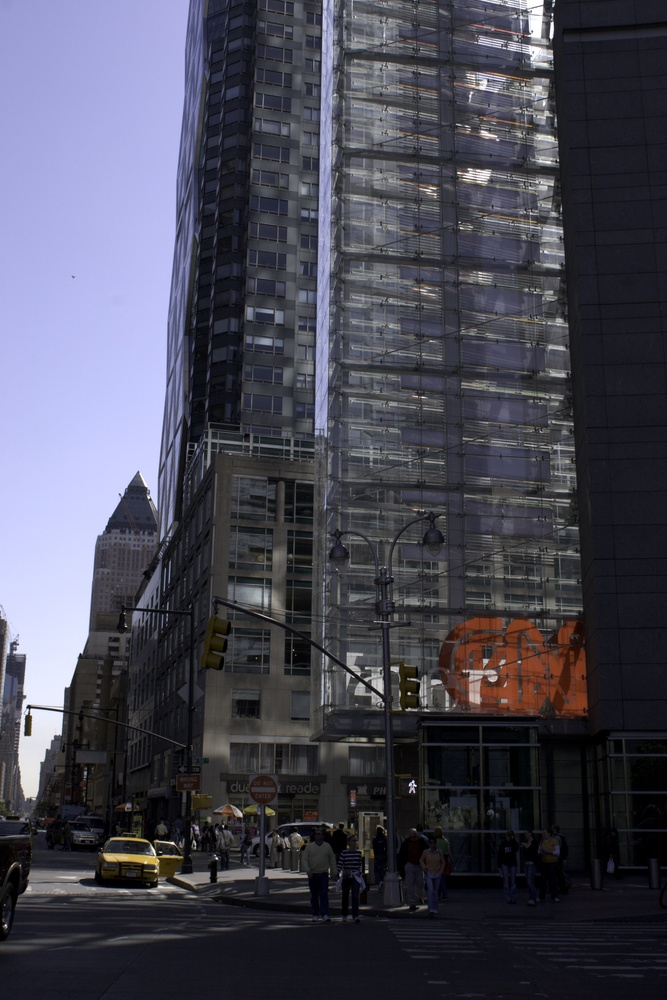
#> input picture datasets/a0012-kme_143.jpg, 667 x 1000 px, shrunk from 2336 x 3504 before the run; its folder holds only this picture in this run
$ python preproccess_crop.py   (older library calls are emulated)
#> lines starting #> are read from the running program, lines starting #| are printed output that depends on the picture
import os
import random
import cv2
import numpy as np

def count_images(input_folder):
    image_count = 0
    for root, _, filenames in os.walk(input_folder):
        for filename in filenames:
            if filename.lower().endswith(".jpg"):
                image_count += 1
#> in preprocess_images, image is the input picture: shape (1000, 667, 3); mean B, G, R 84.4, 71.5, 71.7
    return image_count

def random_crop(image, crop_height, crop_width):
    height, width = image.shape[:2]
    if width < crop_width or height < crop_height:
        return None

    left = random.randint(0, width - crop_width)
    upper = random.randint(0, height - crop_height)
    right = left + crop_width
    lower = upper + crop_height

    return image[upper:lower, left:right]

def crop_with_highest_variance(image, crop_height, crop_width, num_crops):
    max_variance = 0
    best_crop = None

    for _ in range(num_crops):
        cropped_image = random_crop(image, crop_height, crop_width)
        if cropped_image is not None:
            crop_array = np.array(cropped_image)
            variance = np.var(crop_array)

            if variance > max_variance:
                max_variance = variance
                best_crop = cropped_image

    return best_crop

def preprocess_image(image, crop_height, crop_width, num_crops, grayscale=True, equalize_hist=True, edge_detection=True, normalize=True):
    # Convert to grayscale
#> called with crop_height = 128, crop_width = 128, num_crops = 10, grayscale = True, equalize_hist = True, edge_detection = True, normalize = True
    if grayscale:
        image = cv2.cvtColor(image, cv2.COLOR_BGR2GRAY)
#> image: shape (1000, 667)

    # Histogram equalization
    if equalize_hist:
        image = cv2.equalizeHist(image)
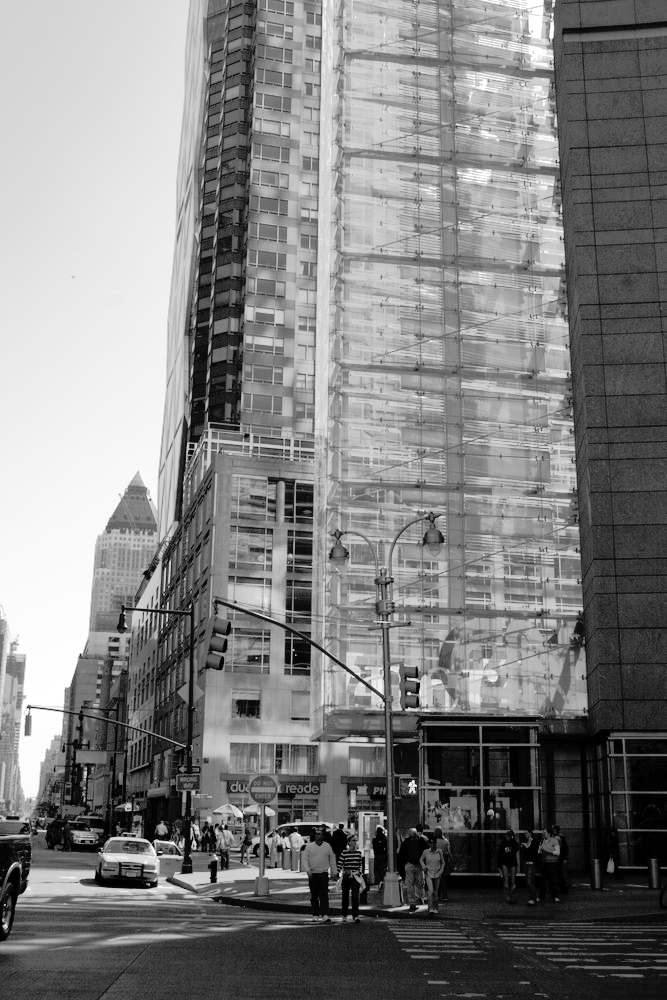
#> image: shape (1000, 667); min 0, max 255, mean 127.6

    # Apply Sobel filter for edge detection
    if edge_detection:
        sobel_x = cv2.Sobel(image, cv2.CV_64F, 1, 0, ksize=3)
        sobel_y = cv2.Sobel(image, cv2.CV_64F, 0, 1, ksize=3)
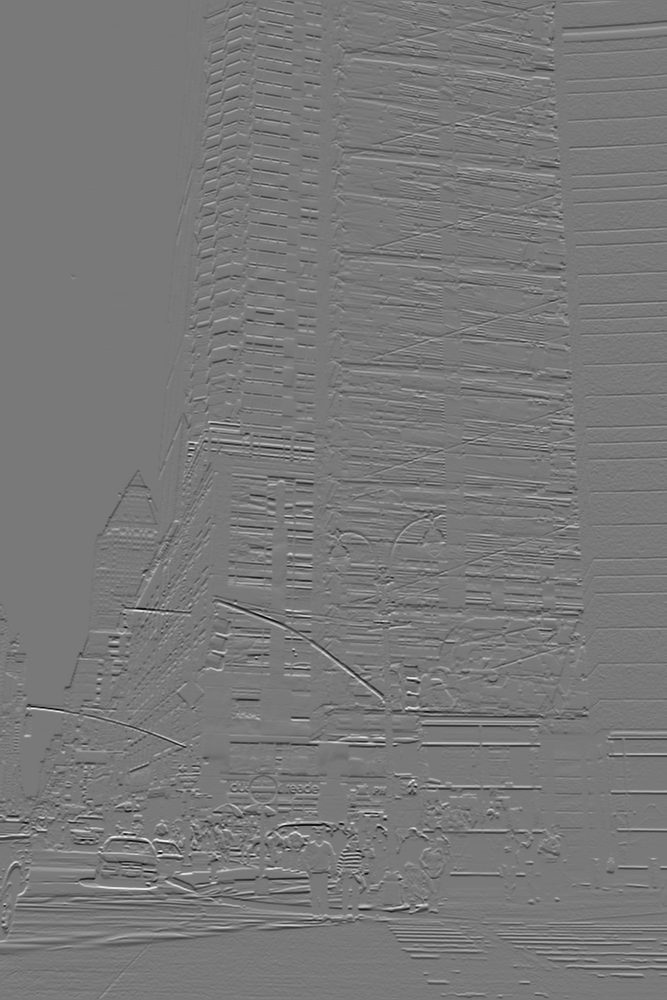
#> sobel_y: shape (1000, 667) float64; min -865, max 953, mean -1; drawn with min black and max white
        image = np.sqrt(np.square(sobel_x) + np.square(sobel_y))
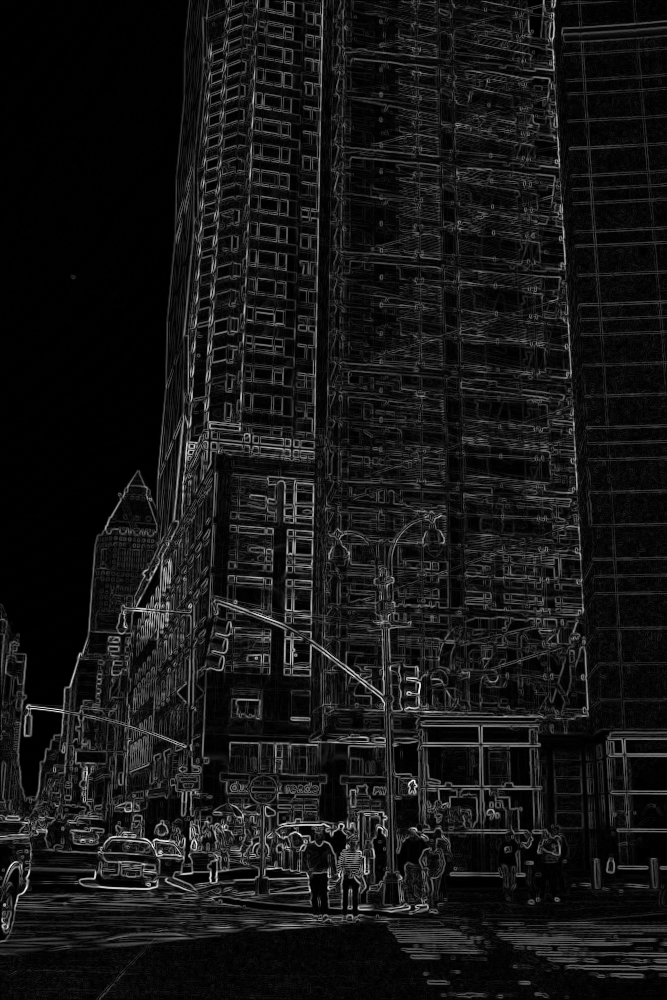
#> image: shape (1000, 667) float64; min 0, max 955.2, mean 82.5; drawn with min black and max white

    # Normalize pixel values to [0, 1]
    if normalize:
        image = image / np.max(image)

    # Select the crop with the highest variance
    cropped_image = crop_with_highest_variance(image, crop_height, crop_width, num_crops)
#> the loop in crop_with_highest_variance, `for _ in range(num_crops):` made 10 passes
#> (variance, max_variance) on passes 1, 3, 7, 9: (0.015, 0.015), (0.018, 0.018), (0.0197, 0.0197), (0.0278, 0.0278)
#> variance on passes 2, 4, 5, 6, 8, 10: 0.00797, 0.00795, 0.0106, 0.0167, 0.0148, 0.0146
#> pass 1, in crop_with_highest_variance, `cropped_image = random_crop(image, crop_height, crop_width)`:
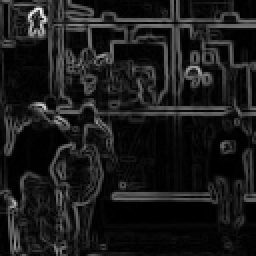
#> cropped_image: shape (128, 128) float64 (shown 2 times larger); min 0, max 0.955, mean 0.105
#> pass 3, in crop_with_highest_variance, `cropped_image = random_crop(image, crop_height, crop_width)`:
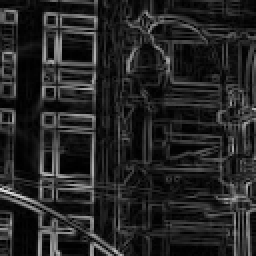
#> cropped_image: shape (128, 128) float64 (shown 2 times larger); min 0, max 0.892, mean 0.143
#> after the loop in crop_with_highest_variance, `for _ in range(num_crops):`:
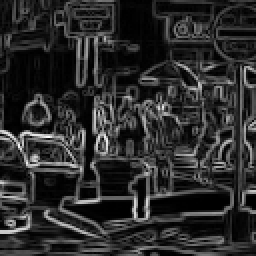
#> best_crop: shape (128, 128) float64 (shown 2 times larger); min 0, max 1, mean 0.172
#> after the loop in crop_with_highest_variance, `for _ in range(num_crops):`:
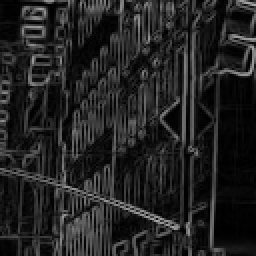
#> crop_array: shape (128, 128) float64 (shown 2 times larger); min 0, max 0.692, mean 0.135
#> after the loop in crop_with_highest_variance, `for _ in range(num_crops):`: max_variance = 0.0278

    return cropped_image

def preprocess_images(input_folder, output_folder, crop_height, crop_width, num_crops, grayscale=True, equalize_hist=True, edge_detection=True, normalize=True):
    output_folder = f"{output_folder}{crop_height}{'x'}{crop_width}_{'grayscale' if grayscale else 'no_grayscale'}_{'equalize_hist' if equalize_hist else 'no_equalize_hist'}_{'edge_detection' if edge_detection else 'no_edge_detection'}_{'normalize' if normalize else 'no_normalize'}"
    total_images = count_images(input_folder)
    processed_images = 0

    for root, _, filenames in os.walk(input_folder):
        for filename in filenames:
            if filename.lower().endswith(".jpg"):
                image_path = os.path.join(root, filename)
                image = cv2.imread(image_path)
                preprocessed_image = preprocess_image(image, crop_height, crop_width, num_crops, grayscale, equalize_hist, edge_detection, normalize)

                if preprocessed_image is not None:
                    rel_dir = os.path.relpath(root, input_folder)
                    output_dir = os.path.join(output_folder, rel_dir)

                    if not os.path.exists(output_dir):
                        os.makedirs(output_dir)

                    output_path = os.path.join(output_dir, filename)
                    cv2.imwrite(output_path, preprocessed_image * 255)

                processed_images += 1
                print(f"Processing image {processed_images} of {total_images}")


input_folder = "/Users/yurirykhlo/dev/ECE460JFinalPrject/datasets/"
output_folder = "/Users/yurirykhlo/dev/ECE460JFinalPrject/preproccessed_datasets/"

#images smaller than crop_height x crop_width would be omitted
crop_height = 128
crop_width = 128
num_crops = 10 #how many crops would be sampled for highest variance

# Set the desired preprocessing flags
grayscale = True
equalize_hist = True
edge_detection = True
normalize = True

preprocess_images(input_folder, output_folder, crop_height, crop_width, num_crops, grayscale, equalize_hist, edge_detection, normalize)

$ run again, on datasets/a0568-_MG_1090.jpg
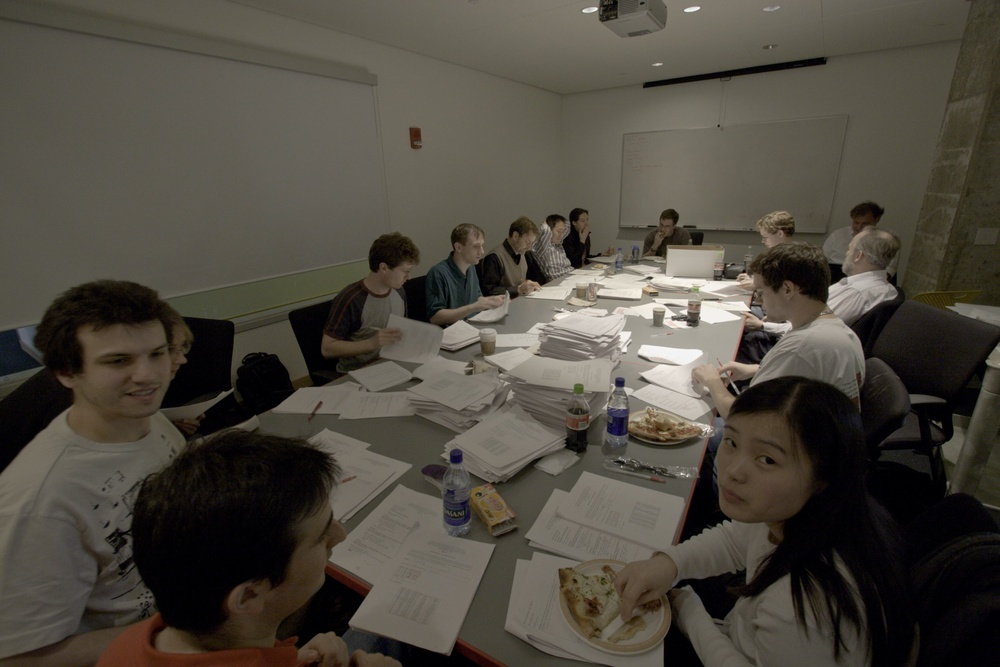
#> input picture datasets/a0568-_MG_1090.jpg, 1000 x 667 px, shrunk from 3504 x 2336 before the run
#> in preprocess_images, image is the input picture: shape (667, 1000, 3); mean B, G, R 63.6, 72.9, 78
#> the loop in crop_with_highest_variance, `for _ in range(num_crops):` made 10 passes
#> (variance, max_variance) on passes 1, 4, 5: (0.00483, 0.00483), (0.0113, 0.0113), (0.0238, 0.0238)
#> after the loop in crop_with_highest_variance, `for _ in range(num_crops):`:
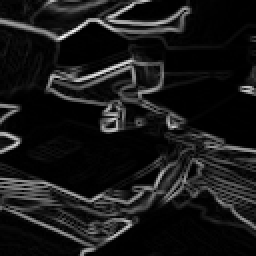
#> best_crop: shape (128, 128) float64 (shown 2 times larger); min 0, max 1, mean 0.0972
#> after the loop in crop_with_highest_variance, `for _ in range(num_crops):`:
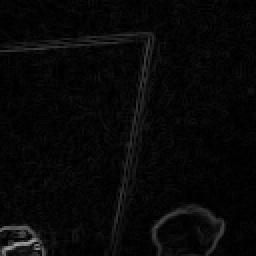
#> crop_array: shape (128, 128) float64 (shown 2 times larger); min 0, max 0.648, mean 0.032
#> after the loop in crop_with_highest_variance, `for _ in range(num_crops):`: max_variance = 0.0238

$ run again, on datasets/a0605-_MG_7197.jpg
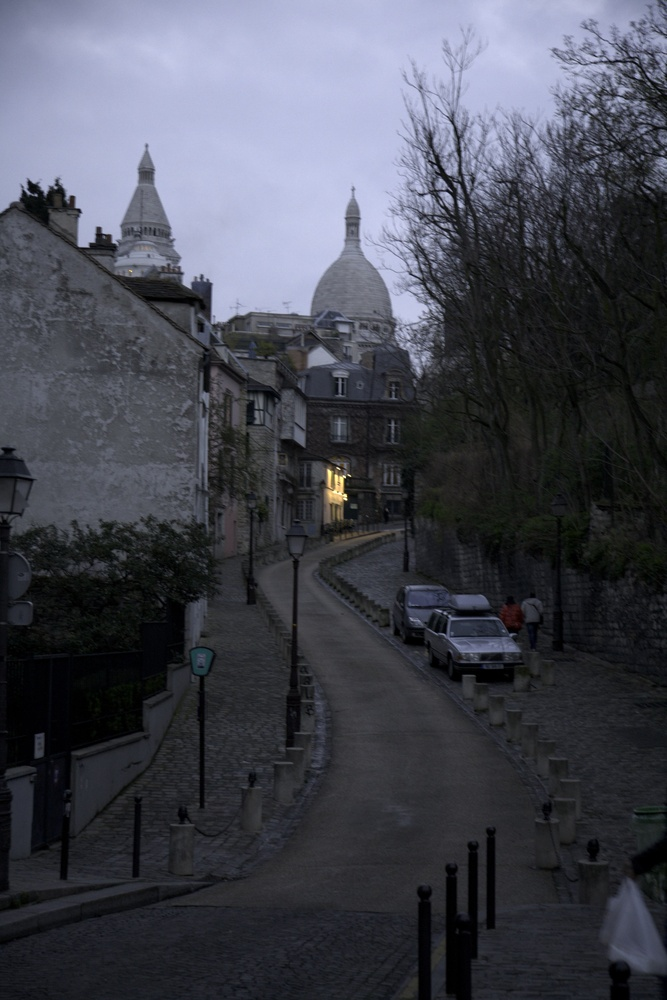
#> input picture datasets/a0605-_MG_7197.jpg, 667 x 1000 px, shrunk from 2912 x 4368 before the run
#> in preprocess_images, image is the input picture: shape (1000, 667, 3); mean B, G, R 81.4, 71.2, 69.1
#> the loop in crop_with_highest_variance, `for _ in range(num_crops):` made 10 passes
#> (variance, max_variance) on passes 1, 3, 5, 6: (0.0097, 0.0097), (0.0149, 0.0149), (0.0164, 0.0164), (0.0228, 0.0228)
#> pass 1, in crop_with_highest_variance, `cropped_image = random_crop(image, crop_height, crop_width)`:
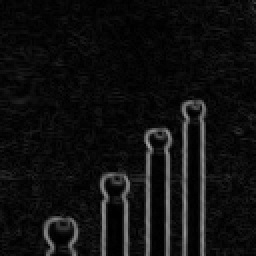
#> cropped_image: shape (128, 128) float64 (shown 2 times larger); min 0, max 0.641, mean 0.0641
#> after the loop in crop_with_highest_variance, `for _ in range(num_crops):`:
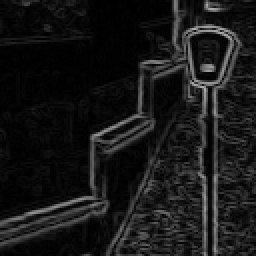
#> crop_array: shape (128, 128) float64 (shown 2 times larger); min 0, max 0.688, mean 0.0924
#> after the loop in crop_with_highest_variance, `for _ in range(num_crops):`: max_variance = 0.0228

$ run again, on datasets/a0620-jmac_MG_6253.jpg
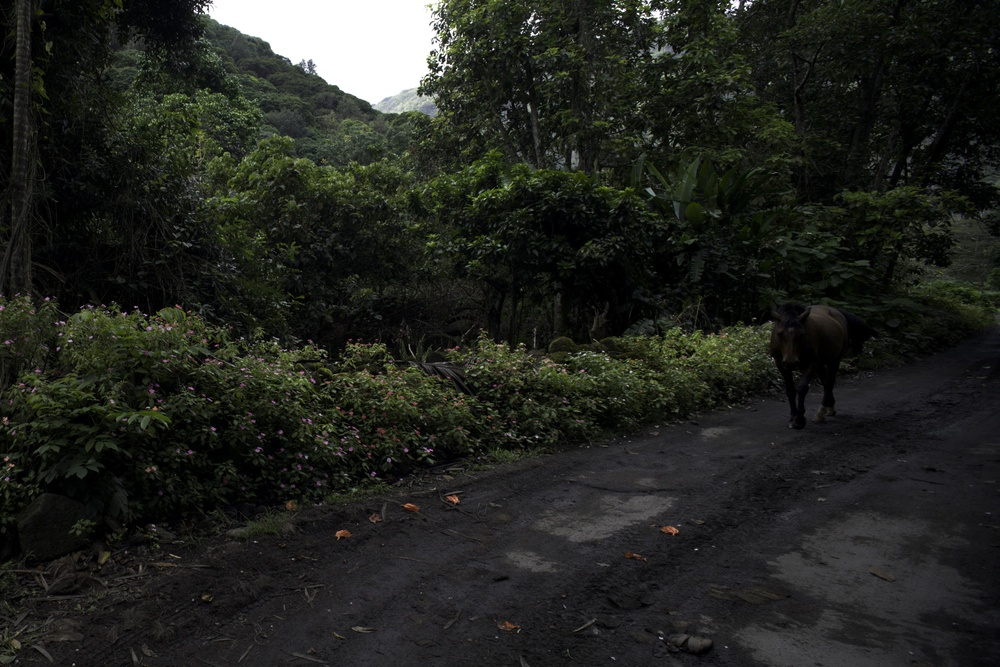
#> input picture datasets/a0620-jmac_MG_6253.jpg, 1000 x 667 px, shrunk from 4368 x 2912 before the run
#> in preprocess_images, image is the input picture: shape (667, 1000, 3); mean B, G, R 31.5, 36.7, 34.7
#> the loop in crop_with_highest_variance, `for _ in range(num_crops):` made 10 passes
#> (variance, max_variance) on passes 1, 2, 3, 5: (0.00512, 0.00512), (0.00643, 0.00643), (0.0274, 0.0274), (0.0325, 0.0325)
#> after the loop in crop_with_highest_variance, `for _ in range(num_crops):`:
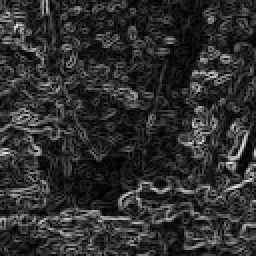
#> crop_array: shape (128, 128) float64 (shown 2 times larger); min 0, max 0.932, mean 0.185
#> after the loop in crop_with_highest_variance, `for _ in range(num_crops):`: max_variance = 0.0325
